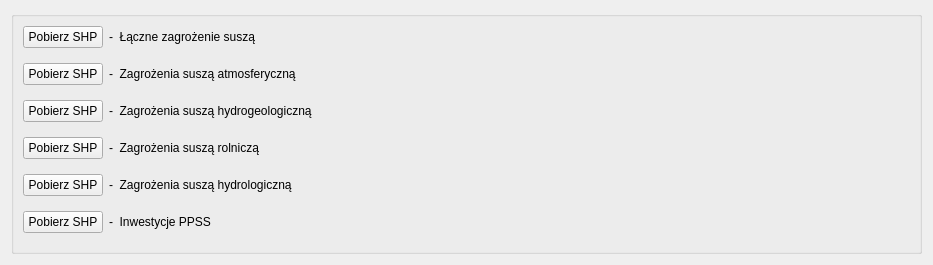
              <widget class="QWidget" name="page_5">
               <property name="geometry">
                <rect>
                 <x>0</x>
                 <y>0</y>
                 <width>933</width>
                 <height>265</height>
                </rect>
               </property>
               <attribute name="label">
                <string>Warstwy Shapefile - Plan przeciwdziałania skutkom suszy</string>
               </attribute>
               <layout class="QVBoxLayout" name="verticalLayout_3">
                <item>
                 <widget class="QGroupBox" name="groupBox_2">
                  <property name="title">
                   <string/>
                  </property>
                  <layout class="QVBoxLayout" name="verticalLayout_7">
                   <item>
                    <layout class="QFormLayout" name="formLayout_46">
                     <item row="0" column="0">
                      <widget class="QPushButton" name="pbPPSS_L_dane">
                       <property name="text">
                        <string>Pobierz SHP</string>
                       </property>
                      </widget>
                     </item>
                     <item row="0" column="1">
                      <widget class="QLabel" name="label_2aPGW_8">
                       <property name="text">
                        <string>-  Łączne zagrożenie suszą</string>
                       </property>
                      </widget>
                     </item>
                    </layout>
                   </item>
                   <item>
                    <layout class="QFormLayout" name="formLayout_47">
                     <item row="0" column="0">
                      <widget class="QPushButton" name="pbPPSS_S_A_dane">
                       <property name="text">
                        <string>Pobierz SHP</string>
                       </property>
                      </widget>
                     </item>
                     <item row="0" column="1">
                      <widget class="QLabel" name="label_2aPGW_9">
                       <property name="text">
                        <string>-  Zagrożenia suszą atmosferyczną</string>
                       </property>
                      </widget>
                     </item>
                    </layout>
                   </item>
                   <item>
                    <layout class="QFormLayout" name="formLayout_48">
                     <item row="0" column="0">
                      <widget class="QPushButton" name="pbPPSS_S_HG_dane">
                       <property name="text">
                        <string>Pobierz SHP</string>
                       </property>
                      </widget>
                     </item>
                     <item row="0" column="1">
                      <widget class="QLabel" name="label_2aPGW_10">
                       <property name="text">
                        <string>-  Zagrożenia suszą hydrogeologiczną</string>
                       </property>
                      </widget>
                     </item>
                    </layout>
                   </item>
                   <item>
                    <layout class="QFormLayout" name="formLayout_49">
                     <item row="0" column="0">
                      <widget class="QPushButton" name="pbPPSS_S_R_dane">
                       <property name="text">
                        <string>Pobierz SHP</string>
                       </property>
                      </widget>
                     </item>
                     <item row="0" column="1">
                      <widget class="QLabel" name="label_2aPGW_11">
                       <property name="text">
                        <string>-  Zagrożenia suszą rolniczą</string>
                       </property>
                      </widget>
                     </item>
                    </layout>
                   </item>
                   <item>
                    <layout class="QFormLayout" name="formLayout_50">
                     <item row="0" column="0">
                      <widget class="QPushButton" name="pbPPSS_S_H_dane">
                       <property name="text">
                        <string>Pobierz SHP</string>
                       </property>
                      </widget>
                     </item>
                     <item row="0" column="1">
                      <widget class="QLabel" name="label_2aPGW_12">
                       <property name="text">
                        <string>-  Zagrożenia suszą hydrologiczną</string>
                       </property>
                      </widget>
                     </item>
                    </layout>
                   </item>
                   <item>
                    <layout class="QFormLayout" name="formLayout_59">
                     <item row="0" column="0">
                      <widget class="QPushButton" name="pbPPSS_I_dane">
                       <property name="text">
                        <string>Pobierz SHP</string>
                       </property>
                      </widget>
                     </item>
                     <item row="0" column="1">
                      <widget class="QLabel" name="label_2aPGW_20">
                       <property name="text">
                        <string>-  Inwestycje PPSS</string>
                       </property>
                      </widget>
                     </item>
                    </layout>
                   </item>
                  </layout>
                 </widget>
                </item>
               </layout>
              </widget>
